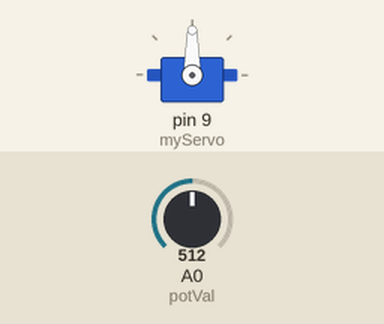
Bench run of a sketch on a simulated Arduino Uno, built with avr-gcc and run on an emulated ATmega328P. On the bench: servo. Inputs (shaded band) come from the test bench; at power-on: A0 (potVal) = 512.

Above: at 1.2 s.
1.3 s: A0 (potVal) set to 716
At 1.9 s:
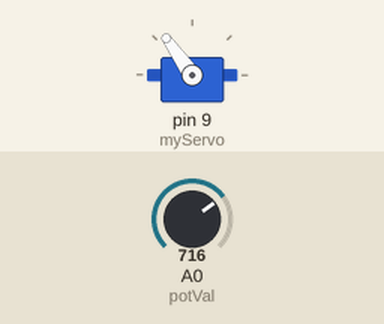
2.8 s: A0 (potVal) set to 900
At 4.0 s:
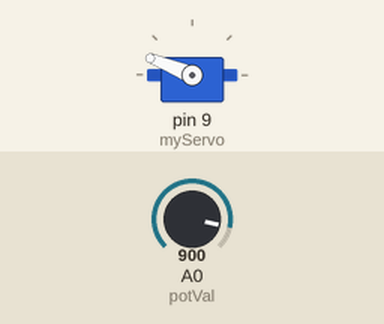
4.3 s: A0 (potVal) set to 1023
At 5.2 s:
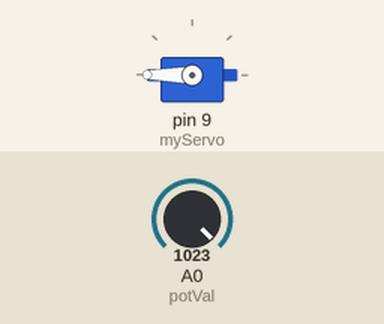
5.8 s: A0 (potVal) set to 306
At 6.5 s:
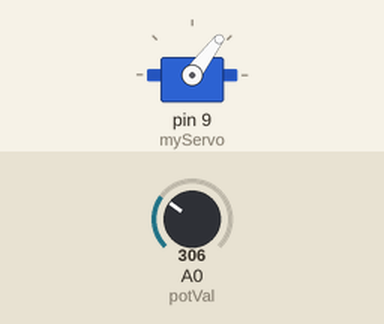
7.3 s: A0 (potVal) set to 122
At 8.6 s:
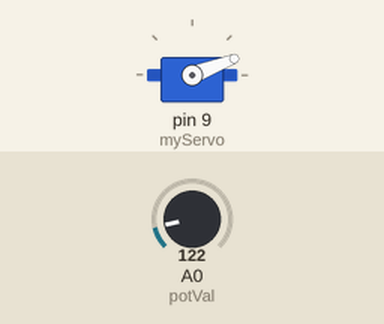
Timing chart, 0 to 9.8 s (numbered marks = the images above; inputs shaded):
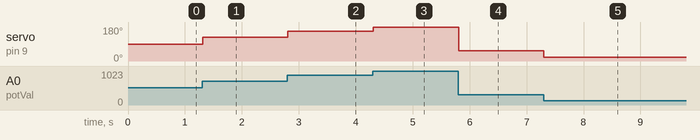

The sketch:

Serv.ino
```cpp
#include <Servo.h>

Servo myServo;
int potVal = A0;

void setup() {
  // put your setup code here, to run once:
myServo.attach(9);

}

void loop() {
  // put your main code here, to run repeatedly:
  int val = analogRead(potVal);
  int pos = map(val, 0, 1023, 0, 180);
  myServo.write(pos);
  delay(10);

}
```

Measured:
- after the input at 1.3 s, servo on pin 9 (myServo): 90° → 125° at once
- after the input at 2.8 s, servo on pin 9 (myServo): 125° → 158° at once
- after the input at 4.3 s, servo on pin 9 (myServo): 158° → 180° at once
- after the input at 5.8 s, servo on pin 9 (myServo): 180° → 53° at once
- after the input at 7.3 s, servo on pin 9 (myServo): 53° → 21° at once
